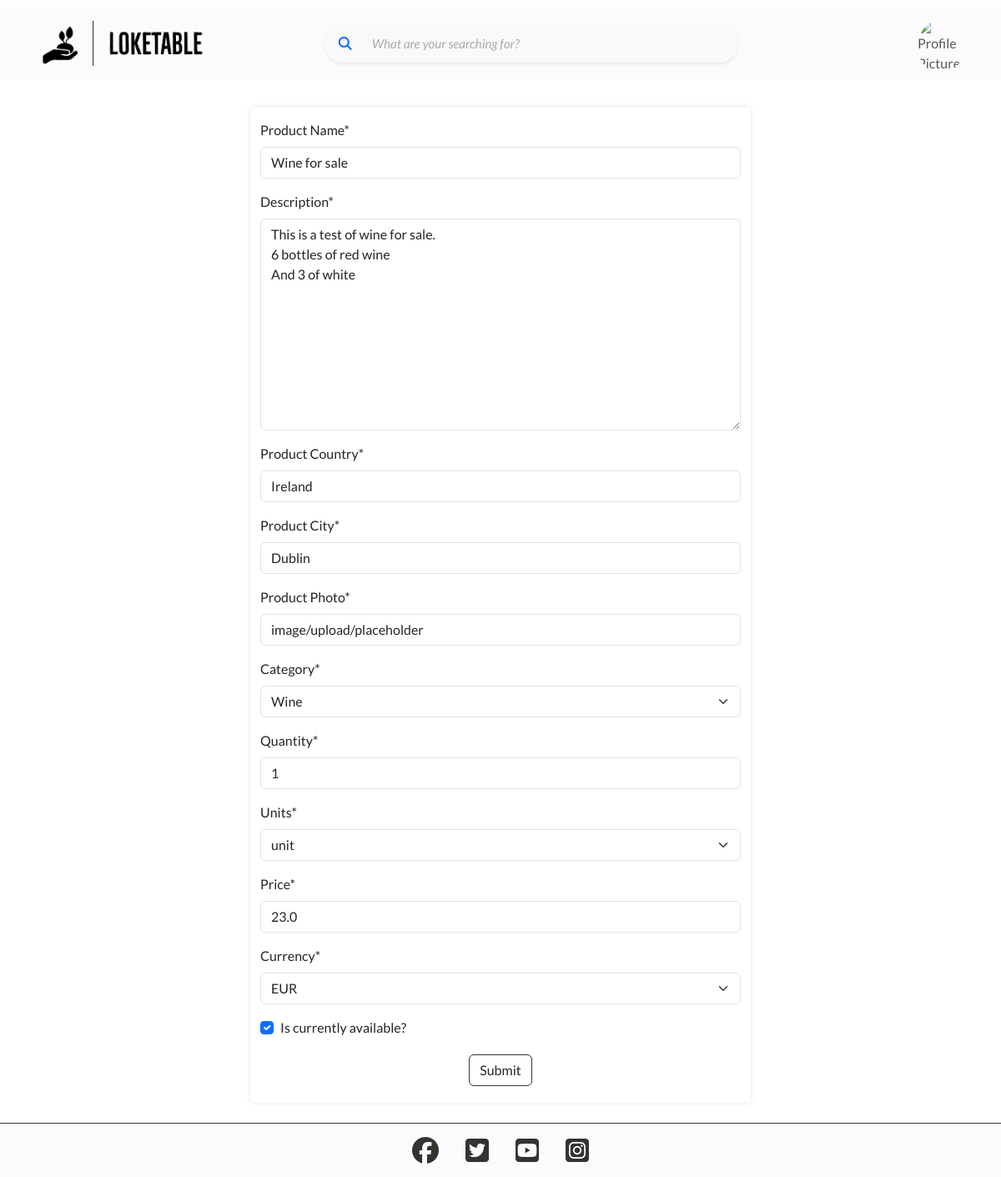
/products/edit/wine-for-sale/1/ (signed in), run on an earlier commit of the app's database.
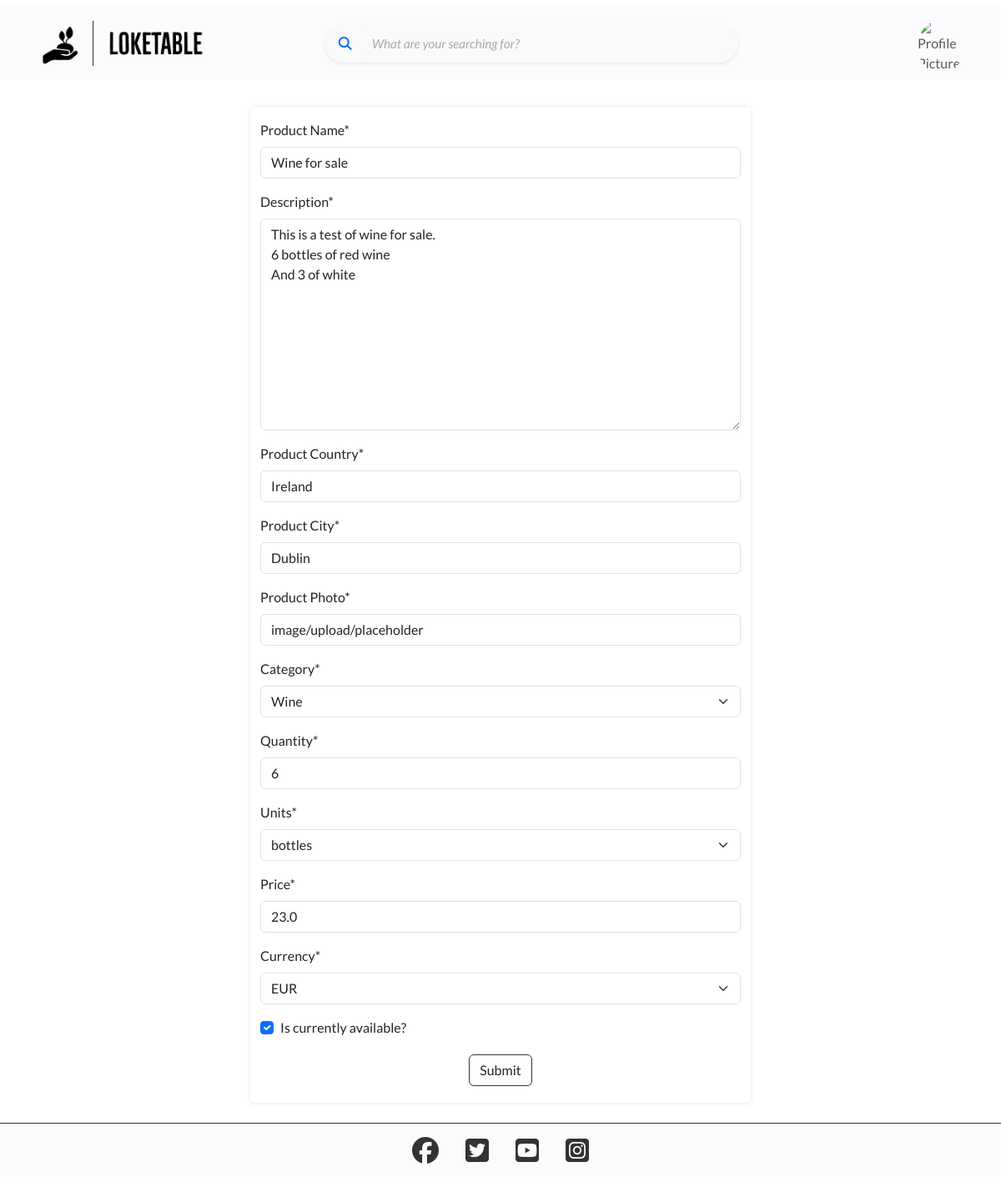
And on a later commit of the database.
### products/models.py (models this page shows, shortened)
class Product(models.Model):
    user = models.ForeignKey(
        User,
        on_delete=models.CASCADE,
        related_name="producer"
        )
    title = models.CharField(max_length=30, null=False, blank=False)
    description = models.TextField(max_length=1000, null=False, blank=False)
    country = models.CharField(max_length=30)
    city = models.CharField(max_length=30)
    created_date = models.DateTimeField(auto_now_add=True)
    updated_date = models.DateTimeField(auto_now=True)
    image = CloudinaryField('image', default='placeholder')
    category = models.CharField(
        max_length=50,
        choices=CATEGORIES,
        default="other"
        )
    price = models.FloatField()
    currency = models.CharField(
        max_length=10,
        choices=CURRENCIES,
        default="eur"
        )
    available = models.BooleanField()
    quantity = models.IntegerField(null=False, blank=False)
    units = models.CharField(
        max_length=10,
        choices=UNIT_CHOICES,
        default='unit'
    )
    slug = models.SlugField(max_length=200)
    favorited_by = models.ManyToManyField(
        User, related_name='favorites',
        blank=True
    )
    class Meta:
        ordering = ['-updated_date']

### products/views.py (the view, shortened to what this page needs)
class EditProduct(LoginRequiredMixin, UserPassesTestMixin, generic.UpdateView):
    template_name = 'products/add_product.html'
    form_class = ProductForm
    model = Product
    def test_func(self):
        return self.request.user == self.get_object().user

### products/forms.py
class ProductForm(forms.ModelForm):
    class Meta:
        model = Product
        fields = [
            'title',
            'description',
            'country',
            'city',
            'image',
            'category',
            'quantity',
            'units',
            'price',
            'currency',
            'available'
        ]
        labels = {
            'title': 'Product Name',
            'description': 'Description',
            'country': 'Product Country',
            'city': 'Product City',
            'image': 'Product Photo',
            'category': 'Category',
            'quantity': 'Quantity',
            'units': 'Units',
            'price': 'Price',
            'currency': 'Currency',
            'available': 'Is currently available?'
        }

### products/templates/products/add_product.html (shortened to what this page needs)
{% extends 'base.html' %}
{% block content %}
    <div class="container form-container">
        <form method="POST" enctype="multipart/form-data" class="my-4 py-3">
            {{ form | crispy }}
            <div class="d-flex justify-content-center">
                <input type="submit" value="Submit" class="btn general-purpose-btn my-1">
            </div>
        </form>
    </div>
{% endblock %}

### templates/base.html (shortened to what this page needs)
{% load static %}
<!DOCTYPE html>
<html lang="en">
<head>
    <link href="https://cdn.jsdelivr.net/npm/bootstrap@5.3.2/dist/css/bootstrap.min.css" rel="stylesheet">
    <link rel="stylesheet" href="{% static 'css/base.css' %}">
</head>
<body>
    <header>
        {% with request.resolver_match.url_name as url_name %}
            <nav class="navbar navbar-expand my-2">
                <div class="container-fluid">
                    <div class="row d-flex align-items-center justify-content-between" id="nav-wrapper">
                        <div class="col-sm-3 col-7 order-sm-1">
                            <a class="navbar-brand" href="{% url 'home' %}"><img src="{% static 'images/loketable_logo_black.png' %}" alt="" id="logo-navbar"></a>
                        </div>
                        <div class="col-sm-7 col-12 order-3 order-sm-2 my-3 my-sm-0">
                            <form class="w-75 {% if 'account' in url_name %}hidden{% endif %}" role="search" method="GET" action="{% url 'products' %}" id="search-bar-form">
                                <div class="p-1 bg-light rounded rounded-pill shadow-sm">
                                    <div class="input-group">
                                        <div class="input-group-prepend">
                                            <button class="btn btn-link" type="submit"><i class="fa fa-search"></i></button>
                                        </div>
                                        <input class="form-control bg-light border-0" name="q" type="search" placeholder="What are your searching for?" aria-label="Search" id="form-control-navbar">
                                    </div>
                                </div>
                            </form>
                        </div>
                        <div class="col-sm-2 col-3 order-sm-3">
                            <div class="collapse navbar-collapse" id="navbarSupportedContent">
                                <ul class="navbar-nav ms-auto">
                                    <li class="nav-item dropdown">
                                        <a class="nav-link" href="#" role="button" data-bs-toggle="dropdown" aria-expanded="false">
                                            {% if user.is_authenticated %}
                                                {% if "placeholder" in user.profile.image.url %}
                                                    <img src="{% static 'icons/icon_menu_1.png' %}" alt="Profile Menu Icon" class="icon-menu">
                                                {% else %}
                                                    <img src="{{ user.profile.image.url }}" alt="Profile Picture" class="profile-pic-menu">
                                                {% endif %}
                                            {% else %}
                                                <img src="{% static 'icons/icon_menu_1.png' %}" alt="Profile Menu Icon" class="icon-menu">
                                            {% endif %}
                                        </a>
                                    </li>
                                </ul>
                            </div>
                        </div>
                    </div>
                </div>
            </nav>
        {% endwith %}
    </header>
    <main>
        {% block content %}
        {% endblock %}
    </main>
    <footer>
        <a href="https://facebook.com" target="_blank" rel="noopener"
            aria-label="Visit our Facebook page (opens in a new tab)"><i class="fab fa-facebook social-media-icon"></i></a>
        <a href="https://twitter.com" target="_blank" rel="noopener"
            aria-label="Visit our Twitter page (opens in a new tab)"><i
                class="fab fa-twitter-square social-media-icon"></i></a>
        <a href="https://youtube.com" target="_blank" rel="noopener"
            aria-label="Visit our Youtube page (opens in a new tab)"><i
                class="fab fa-youtube-square social-media-icon"></i></a>
        <a href="https://instagram.com" target="_blank" rel="noopener"
            aria-label="Visit our Instagram page (opens in a new tab)"><i
                class="fab fa-instagram-square social-media-icon"></i></a>
    </footer>
</body>
</html>

### static/css/base.css (style rules this page uses)
:root { --title: 'Montserrat', sans-serif; --body: 'Lato', sans-serif; --jet: #343330; --drab-dark-brown: #45462A; --field-drab: #7E5920; --fulvous: #DC851F; --orange-peel: #FFA737; --cloud-white: rgb(255, 255, 255); --off-lavender: rgba(216,212,242,0.1); --box-shadow-small-lavender: 0px 0px 6px -1px rgb(216,212,242); }
html, body { height: 100%; }
body { display: flex; flex-direction: column; font-family: var(--body); }
main { flex: 1 0 auto; }
a { text-decoration: none; color: black; }
ul { list-style-type: none; }
.general-purpose-btn { background-color: var(--cloud-white); border: 1px solid var(--jet); }
.navbar { background-color: var(--off-lavender); }
#nav-wrapper { width: 100%; }
#logo-navbar { width: 100%; aspect-ratio: 1 / 0.2; object-fit: cover; }
#search-bar-form { margin: 0 auto; }
#form-control-navbar { border-radius: 5px; margin-right: 0.75rem; }
.form-control::placeholder { font-size: 0.95rem; color: #aaa; font-style: italic; }
.navbar-collapse { flex-grow: 0; }
.nav-item.dropdown { height: 4.5rem; width: 4.5rem; }
.profile-pic-menu { width: 100%; aspect-ratio: 1 / 1; border-radius: 50%; object-fit: cover; }
footer { flex-shrink: 0; display: flex; flex-direction: row; align-items: center; justify-content: center; border-top: 1px solid var(--jet); background-color: var(--off-lavender); }
.social-media-icon { font-size: 200%; padding: 1rem; color: var(--jet); }
.form-container { width: 90%; box-shadow: var(--box-shadow-small-lavender); border-radius: 5px; }
@media screen and (min-width: 576px) { .form-container { width: 75%; } }
@media screen and (min-width: 992px) { .form-container { width: 50%; } }

What changed in the data, as far as the page shows it:
changed Product "Wine for sale": quantity "1" → "6"; units "unit" → "bottles"
